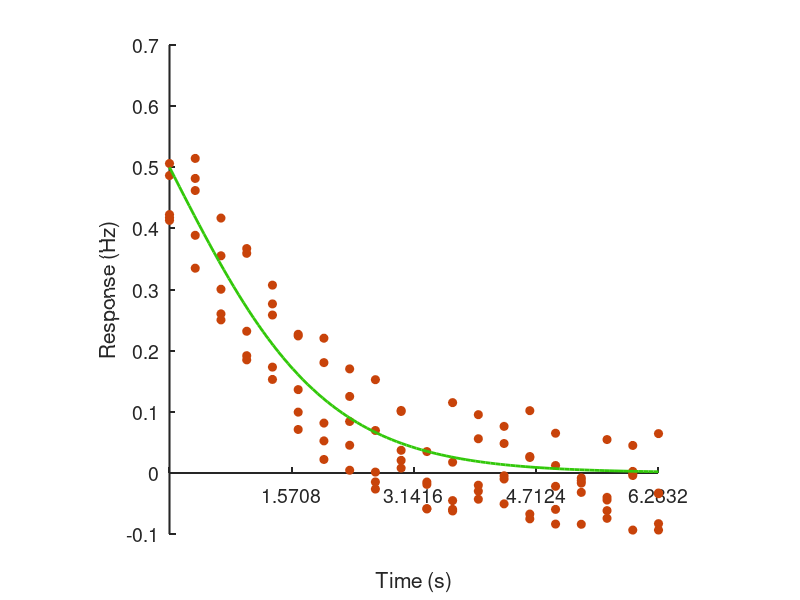

Write MATLAB code to recreate this figure. (Note: this script raises an error after producing the figure.)
%MAKEFIGUREDEMO makes a figure for ONWAR course
%
% 2018, Alexander Heimel

figure('Name','Example data','NumberTitle','off');
set(gca,'FontSize',14);
hold on
set(gca,'LineWidth',1.5);

n = 5;
x = repmat(linspace(0,2*pi,20),n,1);
myfun = @(x) 1./(1+exp(x));

y = myfun(x) + 0.2*(rand(size(x))-0.5);

xf = linspace(0,2*pi,100);
yf = myfun(xf);

color{1} = [200 67 10]/255;
color{2} = [50 200 10]/255;

hdots = plot(x,y,'o','color',color{1});
set(hdots,'MarkerFace',color{1})
hline = plot(xf,yf,'-','color',color{2});
set(hline,'LineWidth',2);

xlabel('Time (s)');
ylabel('Response (Hz)');
set(gca,'XAxisLocation','origin')

axis square
box off
xlim([0 2*pi]);
set(gca,'xtick',0:pi/2:2*pi);
set(gca,'xticklabels',{'0','\pi/2','\pi','3\pi/2','2\pi'});
title('1/e^{x}');


set(gca,'tickdir','out');
saveas(gcf,'example.pdf','pdf');

